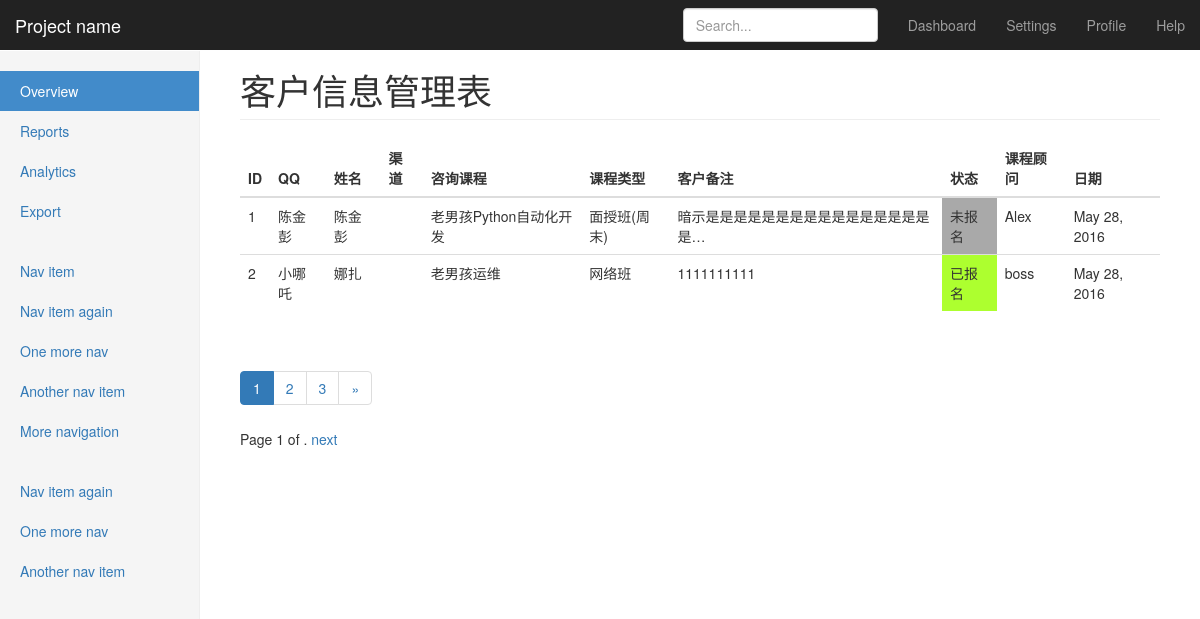
/crm/customer, run on the app's committed database.
### crm/models.py (models this page shows, shortened)
class Customer(models.Model):
    qq = models.CharField(max_length=64,unique=True)
    name = models.CharField(max_length=32,blank=True,null=True)
    phone = models.BigIntegerField(blank=True,null=True)
    course = models.ForeignKey('Course')
    course_type = models.CharField(max_length=64,choices=course_type_choices,default='offline_weekend')
    consult_memo = models.TextField()
    source_type_choices = (('qq',u"qq群"),
                   ('referral',u"内部转介绍"),
                   ('51cto',u"51cto"),
                   ('agent',u"招生代理"),
                   ('others',u"其它"),
                   )
    source_type = models.CharField(max_length=64,choices=source_type_choices)
    referral_from = models.ForeignKey('self',blank=True,null=True,related_name="referraled_who")
    status_choices = (('signed',u"已报名"),
                      ('unregistered',u"未报名"),
                      ('graduated',u"已毕业"),
                      ('drop-off',u"退学"),
                      )
    status = models.CharField(choices=status_choices,max_length=64)
    consultant = models.ForeignKey('UserProfile',verbose_name=u"课程顾问")
    class_list = models.ManyToManyField("ClassList",blank=True)
    date = models.DateField(u"咨询日期",auto_now_add=True)
    class Meta:
        verbose_name="客户"
        verbose_name_plural='客户'

class Course(models.Model):
    name = models.CharField(max_length=64,unique=True)
    online_price = models.IntegerField()
    offline_price = models.IntegerField()
    introduction = models.TextField()
    def __str__(self):
        return self.name
    class Meta:
        verbose_name_plural='课程'

class UserProfile(models.Model):
    user = models.OneToOneField(User) #alex
    name = models.CharField(max_length=64)
    school = models.ForeignKey('School')
    def __str__(self):
        return self.name
    class Meta:
        verbose_name="用户"
        verbose_name_plural='用户'

### crm/views.py (the view)
def customer(request):
    customer_list = models.Customer.objects.all()
    paginator = Paginator(customer_list,2) # 每页显示几条,返回一个对象，从对象中获取方法
    page = request.GET.get('page') # 获取客户端传过来的参数，获取page 没有则为none
    print(paginator.num_pages)
    try:
        customer_objs = paginator.page(page) # 如果客户端传过来的参数带页面的页码，则返回该页码的对象给客户端
    except PageNotAnInteger:# 如果客户端传的参数不带页面页码，报异常
        customer_objs = paginator.page(1) #返回第一页
    except EmptyPage: #页码为空或者不存在异常
        customer_objs = paginator.page(paginator.num_pages) # paginator.num_pages返回总页数，在此表示返回尾页
    return render(request,'crm/customer.html',{'customer_list':customer_objs})

### crm/templatetags/telplate.py (called while the page is built)
@register.simple_tag()
def guess_page(current_page,loop_num):
    offset = abs(current_page - loop_num)
    if offset <3:
        if current_page==loop_num:
            page_ele = '''
            <li class="active"><a href="?page=%s">%s</a></li>
            '''%(loop_num,loop_num)
        else:
            page_ele = '''
            <li class=""><a href="?page=%s">%s</a></li>
            '''%(loop_num,loop_num)
        return format_html(page_ele)
    else:
        return ''

### templates/crm/customer.html (shortened to what this page needs)
{% extends 'base.html' %}
{% load telplate %}
{% block page_header %}
    客户信息管理表
{% endblock %}
{% block page_body %}
    <table class="table table-hover">
    <thead>
        <tr>
            <th>ID</th>
            <th>QQ</th>
            <th>姓名</th>
            <th>渠道</th>
            <th>咨询课程</th>
            <th>课程类型</th>
            <th>客户备注</th>
            <th>状态</th>
            <th>课程顾问</th>
            <th>日期</th>
        </tr>
    </thead>
    <tbody>
    {% for customer in customer_list %}
    <tr>
        <td>{{ customer.id }}</td>
        <td>{{ customer.qq }}</td>
        <td>{{ customer.name }}</td>
        <td>{{ customer.source }}</td>
        <td>{{ customer.course }}</td>
        <td>{{ customer.get_course_type_display }}</td>
        <td>{{ customer.consult_memo| truncatechars:20 }}</td>
        <td class="{{ customer.status }}">{{ customer.get_status_display }}</td>
        <td>{{ customer.consultant }}</td>
        <td>{{ customer.date }}</td>
    </tr>
    {% endfor %}
    </tbody>
    </table>
<div class="pagination">
    <nav>
        <ul class="pagination">
            {% for page_num in customer_list.paginator.page_range %}
                {% guess_page customer_list.number page_num   %}
            {% endfor %}
            {% if customer_list.has_next %}
                <li class="">
                    <a href="?page={{ customer_list.next_page_number }}" aria-label="Next"><span aria-hidden="true">&raquo;</span></a>
                </li>
            {% endif %}
  </ul>
</nav>
    <span class="step-links">
        <span class="current">
            Page {{ customer_list.number }} of {{ contacts.paginator.num_pages }}.
        </span>
        {% if customer_list.has_next %}
            <a href="?page={{ customer_list.next_page_number }}">next</a>
        {% endif %}
    </span>
</div>
{% endblock %}

### templates/base.html (shortened to what this page needs)
<!DOCTYPE html>
<html lang="zh-CN"><head><meta http-equiv="Content-Type" content="text/html; charset=UTF-8">
    <link href="/static/bootstrap/css/bootstrap.min.css" rel="stylesheet">
    <link href="/static/bootstrap/css/custom.css" rel="stylesheet">
    <link href="/static/bootstrap/css/dashboard.css" rel="stylesheet">
  </head>
  <body>
    <nav class="navbar navbar-inverse navbar-fixed-top">
      <div class="container-fluid">
        <div class="navbar-header">
          <a class="navbar-brand" href="http://v3.bootcss.com/examples/dashboard/#">Project name</a>
        </div>
        <div id="navbar" class="navbar-collapse collapse">
          <ul class="nav navbar-nav navbar-right">
            <li><a href="http://v3.bootcss.com/examples/dashboard/#">Dashboard</a></li>
            <li><a href="http://v3.bootcss.com/examples/dashboard/#">Settings</a></li>
            <li><a href="http://v3.bootcss.com/examples/dashboard/#">Profile</a></li>
            <li><a href="http://v3.bootcss.com/examples/dashboard/#">Help</a></li>
          </ul>
          <form class="navbar-form navbar-right">
            <input type="text" class="form-control" placeholder="Search...">
          </form>
        </div>
      </div>
    </nav>
    <div class="container-fluid">
      <div class="row">
        <div class="col-sm-3 col-md-2 sidebar">
          <ul class="nav nav-sidebar">
            <li class="active"><a href="http://v3.bootcss.com/examples/dashboard/#">Overview <span class="sr-only">(current)</span></a></li>
            <li><a href="http://v3.bootcss.com/examples/dashboard/#">Reports</a></li>
            <li><a href="http://v3.bootcss.com/examples/dashboard/#">Analytics</a></li>
            <li><a href="http://v3.bootcss.com/examples/dashboard/#">Export</a></li>
          </ul>
          <ul class="nav nav-sidebar">
            <li><a href="http://v3.bootcss.com/examples/dashboard/">Nav item</a></li>
            <li><a href="http://v3.bootcss.com/examples/dashboard/">Nav item again</a></li>
            <li><a href="http://v3.bootcss.com/examples/dashboard/">One more nav</a></li>
            <li><a href="http://v3.bootcss.com/examples/dashboard/">Another nav item</a></li>
            <li><a href="http://v3.bootcss.com/examples/dashboard/">More navigation</a></li>
          </ul>
          <ul class="nav nav-sidebar">
            <li><a href="http://v3.bootcss.com/examples/dashboard/">Nav item again</a></li>
            <li><a href="http://v3.bootcss.com/examples/dashboard/">One more nav</a></li>
            <li><a href="http://v3.bootcss.com/examples/dashboard/">Another nav item</a></li>
          </ul>
        </div>
        <div class="col-sm-9 col-sm-offset-3 col-md-10 col-md-offset-2 main">
          <h1 class="page-header">{% block page_header %}this is your header{% endblock %}</h1>
            {% block page_body %}{% endblock %}
        </div>
      </div>
    </div>
</body></html>

### data on the page
Customer: id "1", qq "陈金彭", name "陈金彭", course "老男孩Python自动化开发", course_type "面授班(周末)", consult_memo "暗示是是是是是是是是是是是是是是是是是…", status "未报名", consultant "Alex", date "May 28, 2016"
Customer: id "2", qq "小哪吒", name "娜扎", course "老男孩运维", course_type "网络班", consult_memo "1111111111", status "已报名", consultant "boss", date "May 28, 2016"

### other printed values
{{ customer_list.number }} "1"
